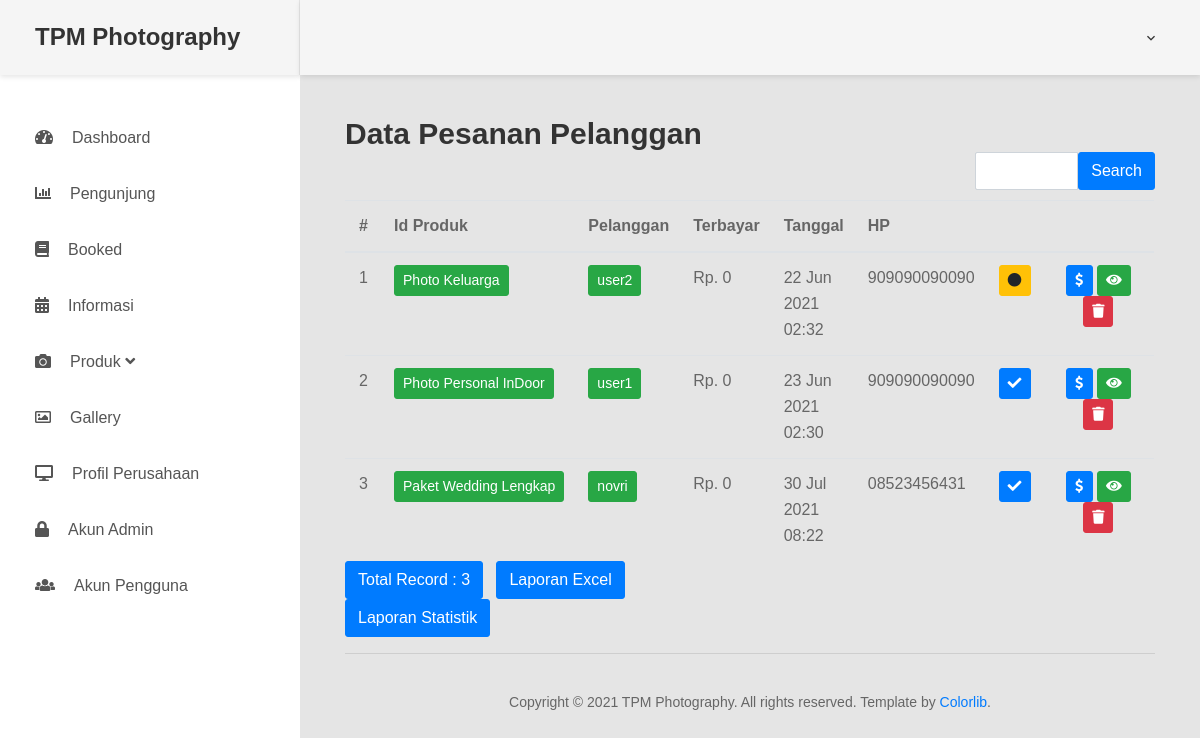
Page /index.php/admin/booking on the earlier database version.
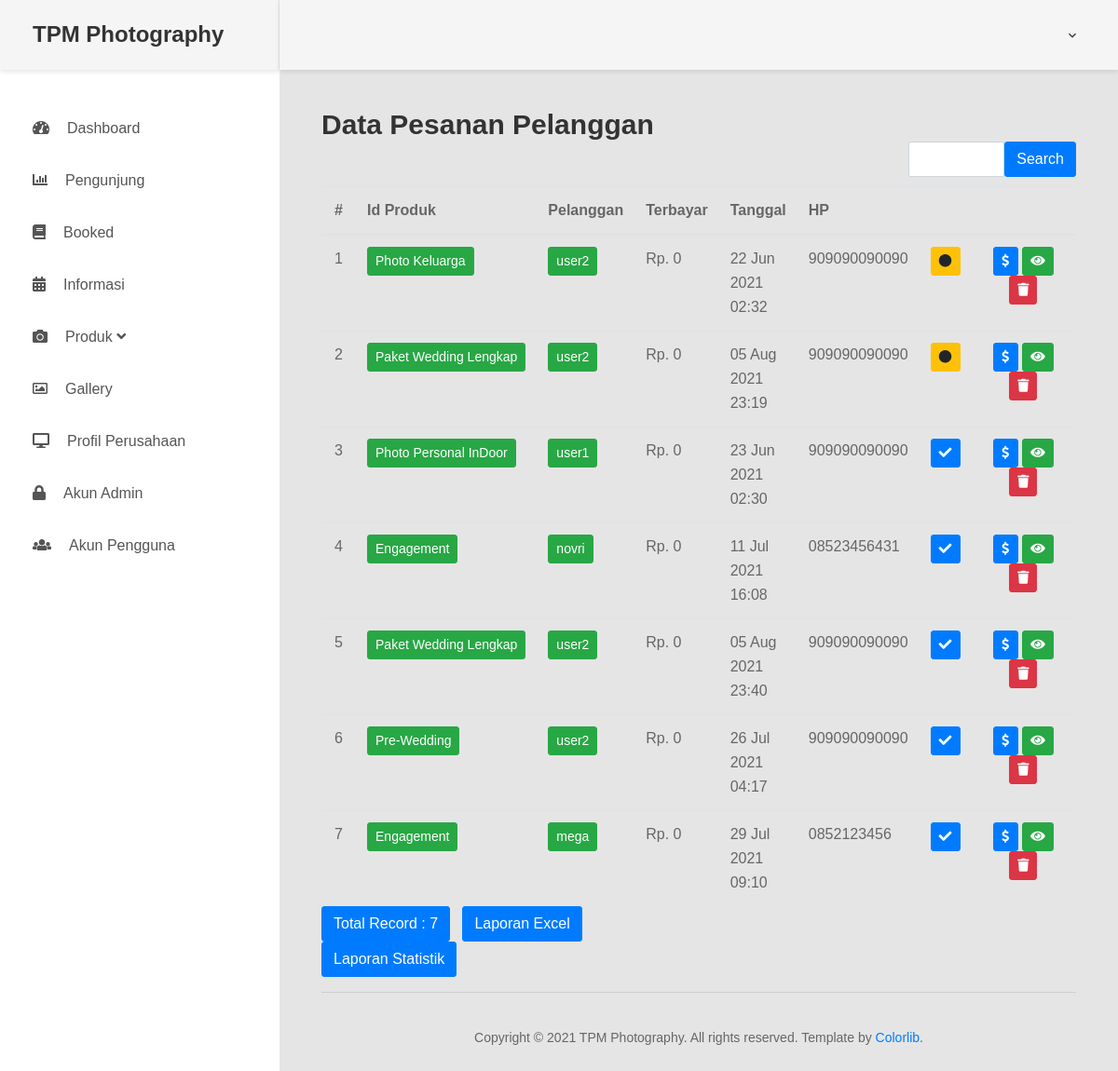
Same page on the later database version.
### tables this page shows
CREATE TABLE `booking` (
  `id` int(11) NOT NULL,
  `id_produk` int(11) NOT NULL,
  `username` varchar(50) NOT NULL,
  `tanggal` int(11) NOT NULL,
  `jumlah_peserta` int(4) NOT NULL DEFAULT 1,
  `status` enum('Sedang diproses','Diterima') NOT NULL DEFAULT 'Sedang diproses',
  `id_transaksi` varchar(50) DEFAULT NULL
);

CREATE TABLE `produk` (
  `id` int(11) NOT NULL,
  `judul` varchar(150) NOT NULL,
  `kategori` varchar(100) NOT NULL,
  `harga` float NOT NULL,
  `jumlah_orang` int(4) NOT NULL DEFAULT 1,
  `deskripsi` text DEFAULT NULL
);

CREATE TABLE `users` (
  `id` varchar(25) NOT NULL,
  `username` varchar(25) NOT NULL,
  `password` varchar(100) NOT NULL,
  `nama` varchar(50) NOT NULL,
  `tempatlahir` varchar(25) NOT NULL,
  `tanggallahir` varchar(15) NOT NULL,
  `jenis_kelamin` enum('Pria','Wanita') NOT NULL,
  `hp` varchar(25) DEFAULT NULL,
  `alamat` text DEFAULT NULL,
  `level` enum('user','admin') NOT NULL DEFAULT 'user'
);

### application/controllers/admin/Booking.php (called while the page is built, shortened)
<?php
class Booking extends CI_Controller
{
    function __construct()
    {
        $this->load->model('Booking_model');
        $this->load->library('form_validation');
    }
    public function index()
    {
        $q = urldecode($this->input->get('q', TRUE));
        $start = intval($this->input->get('start'));
        if ($q <> '') {
            $config['base_url'] = base_url() . 'admin/Booking/index?q=' . urlencode($q);
            $config['first_url'] = base_url() . 'admin/Booking/index?q=' . urlencode($q);
        } else {
            $config['base_url'] = base_url() . 'admin/Booking/index';
            $config['first_url'] = base_url() . 'admin/Booking/index';
        }
        $config['per_page'] = 10;
        $config['page_query_string'] = TRUE;
        $this->Booking_model->db->join("users", "booking.username=users.username")->join("produk", "produk.id = booking.id_produk");
        $config['total_rows'] = $this->Booking_model->total_rows($q);
        $this->Booking_model->db->select("booking.*, produk.judul, SUM(booking.uang_muka) AS DP, SUM(produk.harga) AS harga, users.nama, users.id AS nik, users.hp")->join("users", "booking.username=users.username")->join("produk", "produk.id = booking.id_produk")->group_by("booking.id");
        $booking = $this->Booking_model->get_limit_data($config['per_page'], $start, $q);
        $this->load->library('pagination');
        $this->pagination->initialize($config);
        $data = array(
            'booking_data' => $booking,
            'q' => $q,
            'pagination' => $this->pagination->create_links(),
            'total_rows' => $config['total_rows'],
            'start' => $start,
            'konten' => 'admin/booking/booking_list'
        );
        $this->load->view('admin/container', $data);
    }
}

### index.php (called while the page is built, shortened)
<?php
require_once BASEPATH.'core/CodeIgniter.php';

### application/config/config.php (called while the page is built, shortened)
<?php
$config['base_url'] = ((isset($_SERVER['HTTPS']) && $_SERVER['HTTPS'] == "on") ? "https" : "http");
$config['base_url'] .= "://".$_SERVER['HTTP_HOST'];
$config['base_url'] .= preg_replace('@/+$@','',dirname($_SERVER['SCRIPT_NAME'])).'/';
$config['index_page'] = '';
$config['uri_protocol']	= 'REQUEST_URI';
$config['url_suffix'] = '';
$config['language']	= 'english';
$config['charset'] = 'UTF-8';
$config['enable_hooks'] = FALSE;
$config['subclass_prefix'] = 'MY_';
$config['composer_autoload'] = FALSE;
$config['permitted_uri_chars'] = 'a-z 0-9~%.:_\-';
$config['enable_query_strings'] = FALSE;
$config['controller_trigger'] = 'c';
$config['function_trigger'] = 'm';
$config['directory_trigger'] = 'd';
$config['allow_get_array'] = TRUE;
$config['log_threshold'] = 0;
$config['log_path'] = '';
$config['log_file_extension'] = '';
$config['log_file_permissions'] = 0644;
$config['log_date_format'] = 'Y-m-d H:i:s';
$config['error_views_path'] = '';
$config['cache_path'] = '';
$config['cache_query_string'] = FALSE;
$config['encryption_key'] = '';
$config['sess_driver'] = 'files';
$config['sess_cookie_name'] = 'ci_session';
$config['sess_expiration'] = 7200;
$config['sess_save_path'] = NULL;
$config['sess_match_ip'] = FALSE;
$config['sess_time_to_update'] = 300;
$config['sess_regenerate_destroy'] = FALSE;
$config['cookie_prefix']	= '';
$config['cookie_domain']	= '';
$config['cookie_path']		= '/';
$config['cookie_secure']	= FALSE;
$config['cookie_httponly'] 	= FALSE;
$config['standardize_newlines'] = FALSE;
$config['global_xss_filtering'] = FALSE;
$config['csrf_protection'] = FALSE;
$config['csrf_token_name'] = 'csrf_test_name';
$config['csrf_cookie_name'] = 'csrf_cookie_name';
$config['csrf_expire'] = 7200;
$config['csrf_regenerate'] = TRUE;
$config['csrf_exclude_uris'] = array();
$config['compress_output'] = FALSE;
$config['time_reference'] = 'local';
$config['rewrite_short_tags'] = FALSE;
$config['proxy_ips'] = '';

### application/models/Booking_model.php (called while the page is built, shortened)
<?php
class Booking_model extends CI_Model
{
    public $table = 'booking';
    function total_rows($q = NULL) {
        $this->db->like('booking.id', $q);
	$this->db->or_like('id_produk', $q);
	$this->db->or_like('booking.username', $q);
	$this->db->or_like('tanggal', $q);
	$this->db->from($this->table);
        return $this->db->count_all_results();
    }
    function get_limit_data($limit, $start = 0, $q = NULL) {
        $this->db->order_by("Status", "ASC  ");
        $this->db->like('booking.id', $q);
	$this->db->or_like('id_produk', $q);
	$this->db->or_like('booking.username', $q);
	$this->db->or_like('tanggal', $q);
	$this->db->limit($limit, $start);
        return $this->db->get($this->table)->result();
    }
}

### application/views/admin/booking/booking_list.php (the view, shortened to what this page needs)
<h2 style="margin-top:0px">Data Pesanan Pelanggan</h2>
<div class="row" style="margin-bottom: 10px">
    <div class="col-md-4">
    </div>
    <div class="col-md-4 text-center">
    </div>
    <div class="col-md-1 text-right">
    </div>
    <div class="col-md-3 text-right">
        <form action="<?php echo site_url('admin/Booking/index'); ?>" class="form-inline" method="get">
            <div class="input-group">
                <input type="text" class="form-control" name="q" value="<?php echo $q; ?>">
                <span class="input-group-btn">
                    <button class="btn btn-primary" type="submit">Search</button>
                </span>
            </div>
        </form>
    </div>
</div>
<div class="table-responsive">
    <table class="table" style="width: 100%; border-collapse: collapse;table-layout: auto;">
        <thead>
            <tr>
                <th class="text-center">#</th>
                <th>Id Produk</th>
                <th>Pelanggan</th>
                <th>Terbayar</th>
                <th>Tanggal</th>
                <th>HP</th>
                <th></th>
                <th></th>
            </tr>
        </thead>
        <tbody><?php
                foreach ($booking_data as $booking) {
                ?>
                <tr>
                    <td width="40px" class="text-center"><?php echo ++$start ?></td>
                    <td><a href="admin/Produk/read/<?php echo ($booking->id_produk) ?>" class="btn btn-sm btn-success"><?php echo $booking->judul ?></a></td>
                    <td><a href="admin/Users/read/<?php echo ($booking->nik) ?>" class="btn btn-sm btn-success"><?php echo $booking->nama ?></a></td>
                    <td>Rp. <?php echo format_number($booking->DP) ?></td>
                    <td><?php echo date("d M Y", $booking->tanggal) . "<br>" . date("H:i", $booking->tanggal) ?></td>
                    <td><?php echo $booking->hp ?></td>
                    <td class="text-center">
                        <?php if ($booking->status == "Sedang diproses") : ?>
                            <a href="admin/Booking/accept/<?php echo ($booking->id) ?>" class="btn btn-sm btn-warning" title="Belum dikonfirmasi" onclick="return confirm('Anda yakin akan menerima pesanan ini ?')"><i class="fa fa-circle"></i></a>
                        <?php else : ?>
                            <button type="button" class="btn btn-sm btn-primary" title="Telah dikonfirmasi"><i class="fa fa-check"></i></button>
                        <?php endif; ?>
                    </td>
                    <td style="text-align:center" width="150px">
                        <?php if ($booking->uang_muka < $booking->harga) : ?>
                            <a href="admin/Booking/lunas/<?php echo ($booking->id) ?>" class="btn btn-sm btn-primary" onclick="return confirm('Anda yakin ingin melunasi transaksi ini ?')"><i class="fa fa-dollar"></i></a>
                        <?php endif; ?>
                        <a href="admin/Booking/read/<?php echo ($booking->id) ?>" class="btn btn-sm btn-success"><i class="fa fa-eye"></i></a>
                        <a href="admin/Booking/delete/<?php echo ($booking->id) ?>" class="btn btn-sm btn-danger" onclick="javasciprt: return confirm('Anda yakin ingin menghapus data ini ?')"><i class="fa fa-trash"></i></a>
                    </td>
                </tr>
            <?php
                }
            ?>
        </tbody>
    </table>
</div>
<div class="row">
    <div class="col-md-6">
        <a href="#" class="btn btn-primary">Total Record : <?php echo $total_rows ?></a> &nbsp;
        <?php echo anchor(site_url('admin/Booking/excel'), 'Laporan Excel', 'class="btn btn-primary"'); ?> &nbsp;
        <?php echo anchor(site_url('admin/Booking/statistik'), 'Laporan Statistik', 'class="btn btn-primary" target="_blank"'); ?>
    </div>
    <div class="col-md-6 text-right">
    </div>
</div>

### application/views/admin/container.php (shortened to what this page needs)
<!DOCTYPE html>
<html lang="en">
<head>
    <link href="assets/css/font-face.css" rel="stylesheet" media="all">
    <link href="assets/vendor/font-awesome-4.7/css/font-awesome.min.css" rel="stylesheet" media="all">
    <link href="assets/vendor/font-awesome-5/css/fontawesome-all.min.css" rel="stylesheet" media="all">
    <link href="assets/vendor/mdi-font/css/material-design-iconic-font.min.css" rel="stylesheet" media="all">
    <link href="assets/vendor/bootstrap-4.1/bootstrap.min.css" rel="stylesheet" media="all">
    <link href="assets/vendor/animsition/animsition.min.css" rel="stylesheet" media="all">
    <link href="assets/vendor/bootstrap-progressbar/bootstrap-progressbar-3.3.4.min.css" rel="stylesheet" media="all">
    <link href="assets/vendor/wow/animate.css" rel="stylesheet" media="all">
    <link href="assets/vendor/css-hamburgers/hamburgers.min.css" rel="stylesheet" media="all">
    <link href="assets/vendor/slick/slick.css" rel="stylesheet" media="all">
    <link href="assets/vendor/select2/select2.min.css" rel="stylesheet" media="all">
    <link href="assets/vendor/perfect-scrollbar/perfect-scrollbar.css" rel="stylesheet" media="all">
    <link rel="stylesheet" href="assets/css/chosen.min.css" />
    <link href="assets/css/theme.css" rel="stylesheet" media="all">
</head>
<body class="animsition">
    <div class="page-wrapper">
        <?php $this->load->view("admin/_partials/navbar") ?>
        <div class="page-container">
            <?php $this->load->view("admin/_partials/head") ?>
            <div class="main-content">
                <div class="section__content section__content--p30">
                    <div class="container-fluid">
                        <?php $this->load->view($konten) ?>
                        <hr>
                        <?php $this->load->view('admin/_partials/footer') ?>
                    </div>
                </div>
            </div>
        </div>
    </div>
</body>
</html>

### application/views/admin/_partials/navbar.php (shortened to what this page needs)
<aside class="menu-sidebar d-none d-lg-block">
    <div class="logo">
        <a href="#">
            <h3>TPM Photography</h3>
        </a>
    </div>
    <div class="menu-sidebar__content js-scrollbar1">
        <nav class="navbar-sidebar">
            <ul class="list-unstyled navbar__list">
                <li>
                    <a href="admin/Home">
                        <i class="fas fa-tachometer-alt"></i>Dashboard</a>
                </li>
                <li>
                    <a href="admin/Pengunjung">
                        <i class="fas fa-chart-bar"></i>Pengunjung</a>
                </li>
                <li>
                    <a href="admin/Booking">
                        <i class="fas fa-book"></i>Booked
                    </a>
                </li>
                <li>
                    <a href="admin/News">
                        <i class="fas fa-calendar-alt"></i>Informasi</a>
                </li>
                <li class="has-sub">
                    <a class="js-arrow" href="#">
                        <i class="fas fa-camera"></i>Produk&nbsp;<i class="fa fa-angle-down"></i></a>
                </li>
                <li>
                    <a href="admin/Gallery">
                        <i class="far fa-image"></i>Gallery</a>
                </li>
                <li>
                    <a href="admin/Perusahaan">
                        <i class="fas fa-desktop"></i>Profil Perusahaan</a>
                </li>
                <li>
                    <a href="admin/Users_admin">
                        <i class="fas fa-lock"></i>Akun Admin</a>
                </li>
                <li>
                    <a href="admin/Users">
                        <i class="fas fa-users"></i>Akun Pengguna</a>
                </li>
            </ul>
        </nav>
    </div>
</aside>

### application/views/admin/_partials/head.php (shortened to what this page needs)
<header class="header-desktop">
    <div class="section__content section__content--p30">
        <div class="container-fluid">
            <div class="header-wrap">
                <div class="header-button">
                    <div class="account-wrap">
                        <div class="account-item clearfix js-item-menu">
                            <div class="content">
                                <a class="js-acc-btn" href="#"><?php echo $this->session->userdata('nama') ?></a>
                            </div>
                        </div>
                    </div>
                </div>
            </div>
        </div>
    </div>
</header>

### application/views/admin/_partials/footer.php
<div class="row">
                            <div class="col-md-12">
                                <div class="copyright">
                                    <p>Copyright © 2021 TPM Photography. All rights reserved. Template by <a href="https://colorlib.com">Colorlib</a>.</p>
                                </div>
                            </div>
                        </div>

Differences in the rows shown:
removed booking: id_produk.judul "Paket Wedding Lengkap", users.nama "novri", DP "0", tanggal "30 Jul 2021", tanggal "08:22", users.hp "08523456431", status "Diterima" (drawn)
added booking: id_produk.judul "Paket Wedding Lengkap", users.nama "user2", DP "0", tanggal "05 Aug 2021", tanggal "23:19", users.hp "909090090090"
added booking: id_produk.judul "Engagement", users.nama "novri", DP "0", tanggal "11 Jul 2021", tanggal "16:08", users.hp "08523456431", status "Diterima" (drawn)
added booking: id_produk.judul "Paket Wedding Lengkap", users.nama "user2", DP "0", tanggal "05 Aug 2021", tanggal "23:40", users.hp "909090090090", status "Diterima" (drawn)
added booking: id_produk.judul "Pre-Wedding", users.nama "user2", DP "0", tanggal "26 Jul 2021", tanggal "04:17", users.hp "909090090090", status "Diterima" (drawn)
added booking: id_produk.judul "Engagement", users.nama "mega", DP "0", tanggal "29 Jul 2021", tanggal "09:10", users.hp "0852123456", status "Diterima" (drawn)
Other differences:
$total_rows: "3" → "7"
